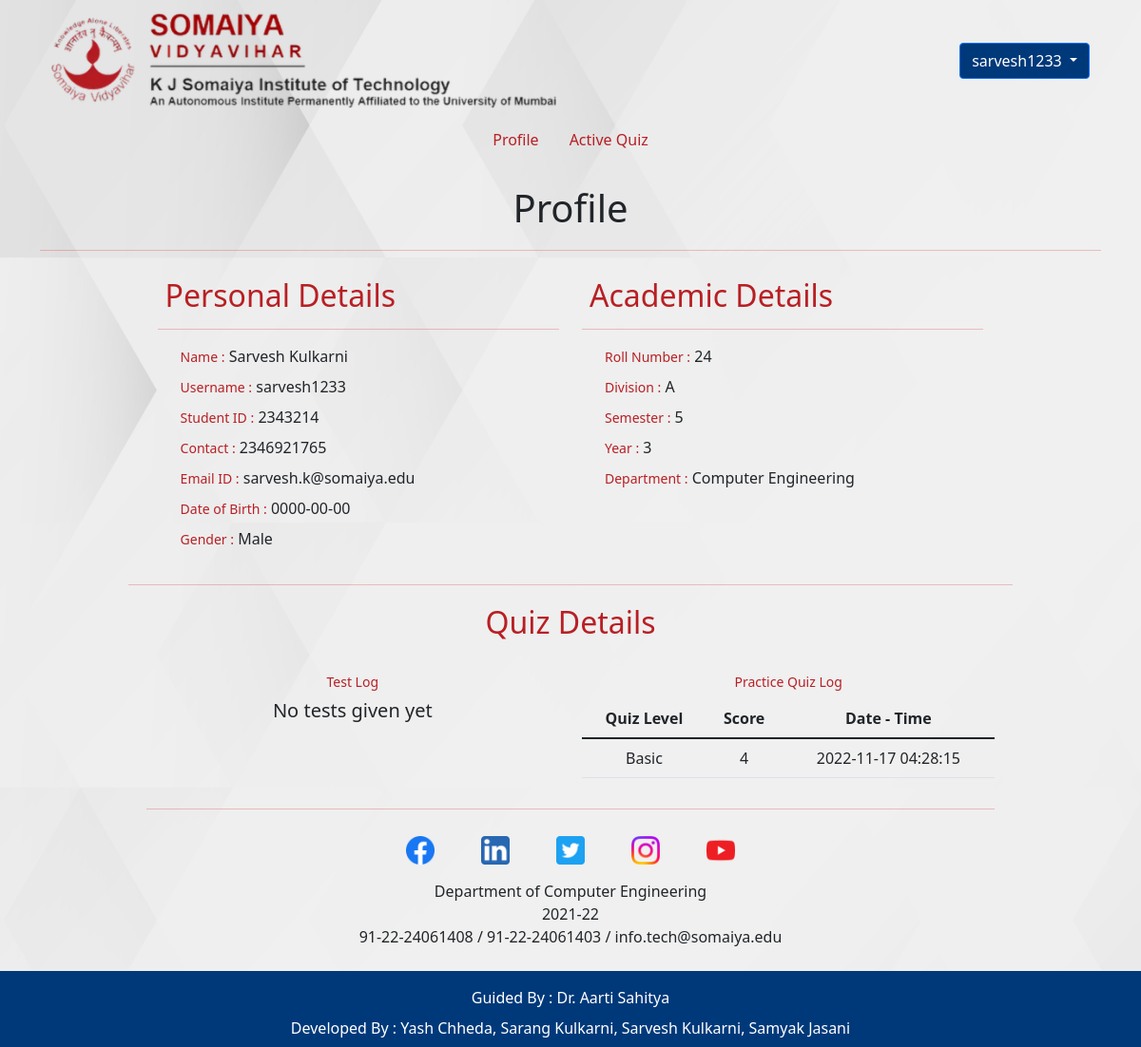
Before: /profile.php (signed in) with the older database file.
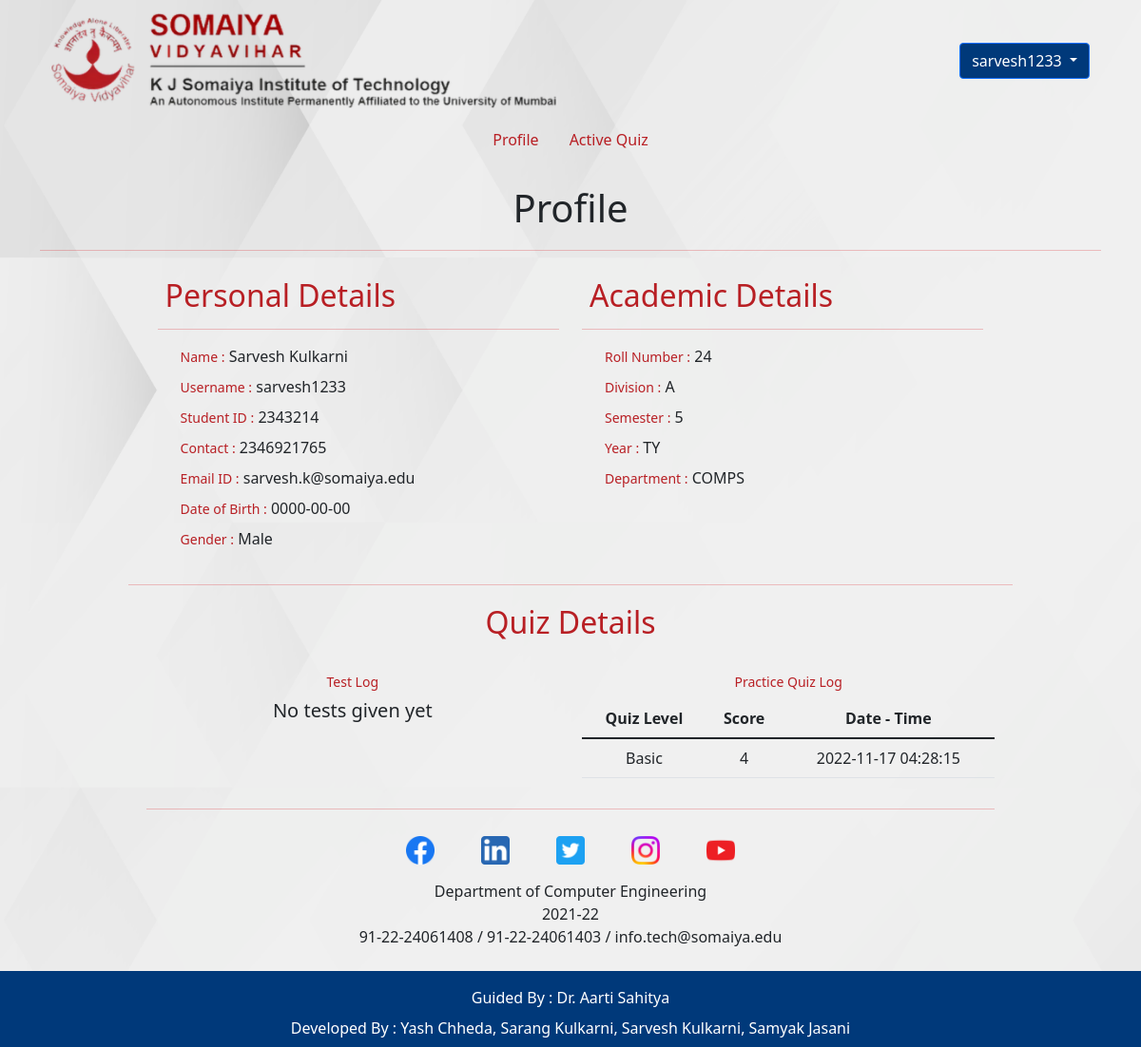
After: the same page with the newer database file.
### tables this page shows
CREATE TABLE `users` (
  `sr` int(5) NOT NULL,
  `email` varchar(255) NOT NULL,
  `password` varchar(255) NOT NULL,
  `student_ID` int(10) NOT NULL,
  `username` varchar(255) NOT NULL,
  `first_name` text NOT NULL,
  `last_name` text NOT NULL,
  `roll_no` int(2) NOT NULL,
  `division` text NOT NULL,
  `semester` int(1) NOT NULL,
  `year` text NOT NULL,
  `department` text NOT NULL,
  `gender` text NOT NULL,
  `dob` date NOT NULL,
  `mobile_no` varchar(10) NOT NULL,
  `dt` timestamp NOT NULL DEFAULT current_timestamp()
);

### _session.php (called while the page is built, shortened)
<?php
$user = $_SESSION['username'];
include('_dbconnect.php');
$result = mysqli_query($conn, "SELECT * FROM `users` where `username` = '$user'");
if (mysqli_num_rows($result) > 0) {
    while ($row = mysqli_fetch_array($result)) {
        $student_ID = $row["student_ID"];
        $username = $row["username"];
        $first_name = $row["first_name"];
        $last_name = $row["last_name"];
        $division = $row["division"];
        $roll_no = $row["roll_no"];
        $semester = $row["semester"];
        $year = $row["year"];
        $department = $row["department"];
        $mobile_no = $row["mobile_no"];
        $dob = $row["dob"];
        $gender = $row["gender"];
        $email = $row["email"];
    }
}

### profile.php (the view, shortened to what the changed rows need)
<?php
include_once('_session.php');
?>
<!DOCTYPE html>
<html lang="en">
<head>
    <link href="https://cdn.jsdelivr.net/npm/bootstrap@5.1.3/dist/css/bootstrap.min.css" rel="stylesheet">
    <link rel="stylesheet" href="/syss/assets/style.css">
</head>
<body oncontextmenu="return false;" style="background-image: url('assets/images/default_bg.jpg')" class="d-flex flex-column min-vh-100">
    <div class="container position-relative">
        <div class="form-container">
            <div>
                <h1 class="text-center">Profile</h1>
            </div>
        </div>
        <div class="form-container row">
            <div class="col-md-6 my-2">
                <h2 class="mx-2" style="color: #B81F24;">Personal Details</h2>
                <div class="mx-4">
                    <div>
                        <label class="d-inline-block input-label form-label">Name : </label>
                        <label class="d-inline-block form-label">
                            <?php echo $first_name . " " . $last_name ?>
                        </label>
                    </div>
                    <div>
                        <label class="d-inline-block input-label form-label">Username : </label>
                        <label class="d-inline-block form-label">
                            <?php echo $username ?>
                        </label>
                    </div>
                    <div>
                        <label class="d-inline-block input-label form-label">Student ID : </label>
                        <label class="d-inline-block form-label">
                            <?php echo $student_ID ?>
                        </label>
                    </div>
                    <div>
                        <label class="d-inline-block input-label form-label">Contact : </label>
                        <label class="d-inline-block form-label">
                            <?php echo $mobile_no ?>
                        </label>
                    </div>
                    <div>
                        <label class="d-inline-block input-label form-label">Email ID : </label>
                        <label class="d-inline-block form-label">
                            <?php echo $email ?>
                        </label>
                    </div>
                    <div>
                        <label class="d-inline-block input-label form-label">Date of Birth : </label>
                        <label class="d-inline-block form-label">
                            <?php echo $dob ?>
                        </label>
                    </div>
                    <div>
                        <label class="d-inline-block input-label form-label">Gender : </label>
                        <label class="d-inline-block form-label">
                            <?php echo $gender ?>
                        </label>
                    </div>
                </div>
            </div>
            <div class="col-md-6 my-2">
                <h2 class="mx-2" style="color: #B81F24;">Academic Details</h2>
                <div class="mx-4">
                    <div>
                        <label class="d-inline-block input-label form-label">Roll Number : </label>
                        <label class="d-inline-block form-label">
                            <?php echo $roll_no ?>
                        </label>
                    </div>
                    <div>
                        <label class="d-inline-block input-label form-label">Division : </label>
                        <label class="d-inline-block form-label">
                            <?php echo $division ?>
                        </label>
                    </div>
                    <div>
                        <label class="d-inline-block input-label form-label">Semester : </label>
                        <label class="d-inline-block form-label">
                            <?php echo $semester ?>
                        </label>
                    </div>
                    <div>
                        <label class="d-inline-block input-label form-label">Year : </label>
                        <label class="d-inline-block form-label">
                            <?php echo $year ?>
                        </label>
                    </div>
                    <div>
                        <label class="d-inline-block input-label form-label">Department : </label>
                        <label class="d-inline-block form-label">
                            <?php echo $department ?>
                        </label>
                    </div>
                </div>
            </div>
        </div>
        <div class="form-container">
            <h2 class="mx-auto text-center" style="color: #B81F24;">Quiz Details</h2>
            <div class="row text-center">
                <div class="col-md-6 mt-4">
                    <div class="table-responsive">
                        <?php
                        $logs_rslt = mysqli_query($conn, "SELECT * FROM `testlog` WHERE stud_ID = '$student_ID'");
                        if (mysqli_num_rows($logs_rslt) >= 1) {
                            echo '<table class="table table-hover table-bordereless">
                                    <thead>
                                        <tr>
                                            <th scope="col">Quiz Level</th>
                                            <th scope="col">Score</th>
                                            <th scope="col">Date - Time</th>
                                        </tr>
                                    </thead>
                                    <tbody>';
                            echo '
                            </tbody>
                            </table>';
                        } else {
                            echo '<h5>No practice Quizes Attempted yet</h5>';
                        }
                        ?>
                    </div>
                </div>
            </div>
        </div>
    </div>
</body>
</html>

Changed rows visible on the page:
changed users "Sarvesh": year "3" → "TY"; department "Computer Engineering" → "COMPS"
